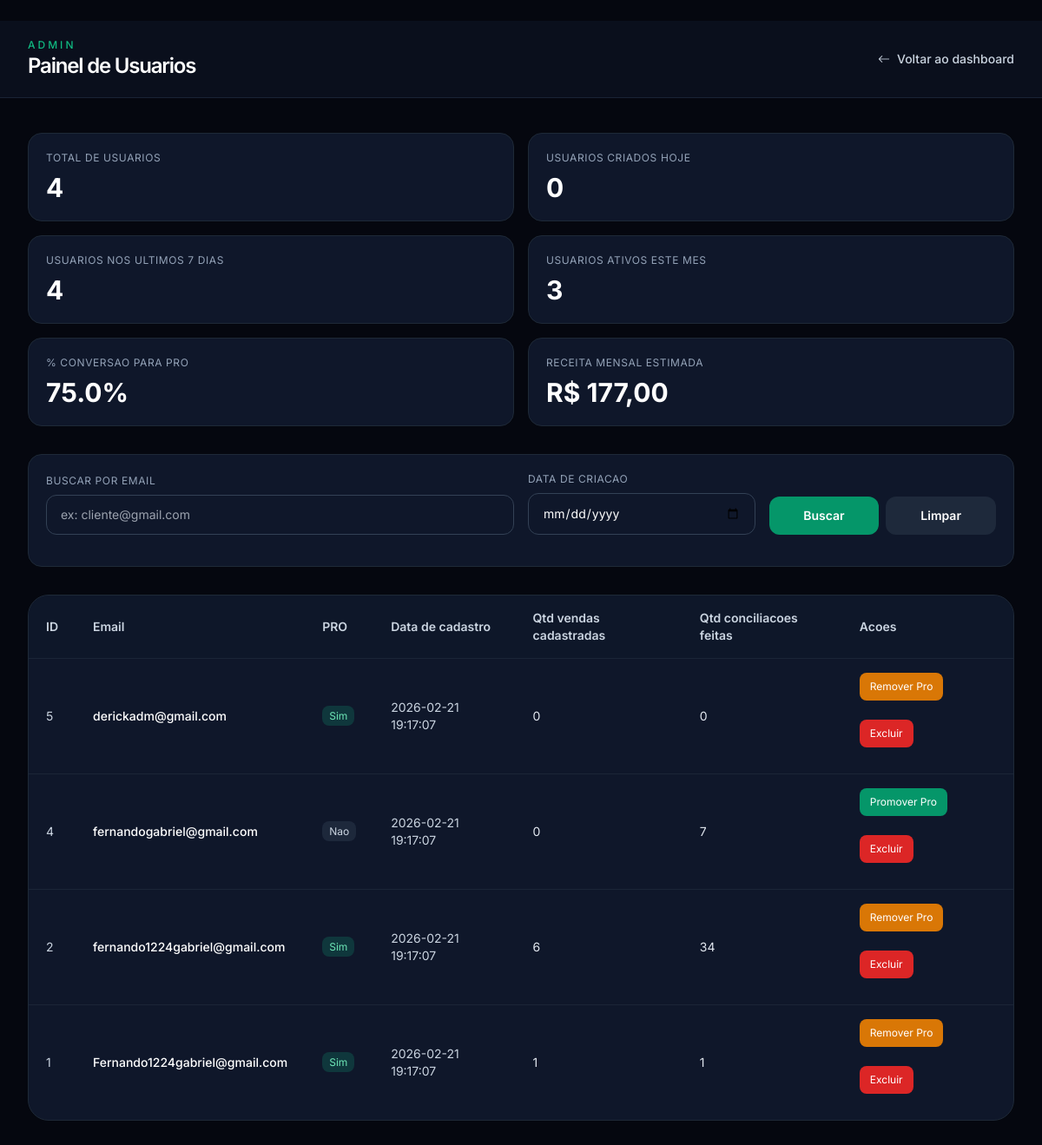
The app's page /admin (signed in), older data.
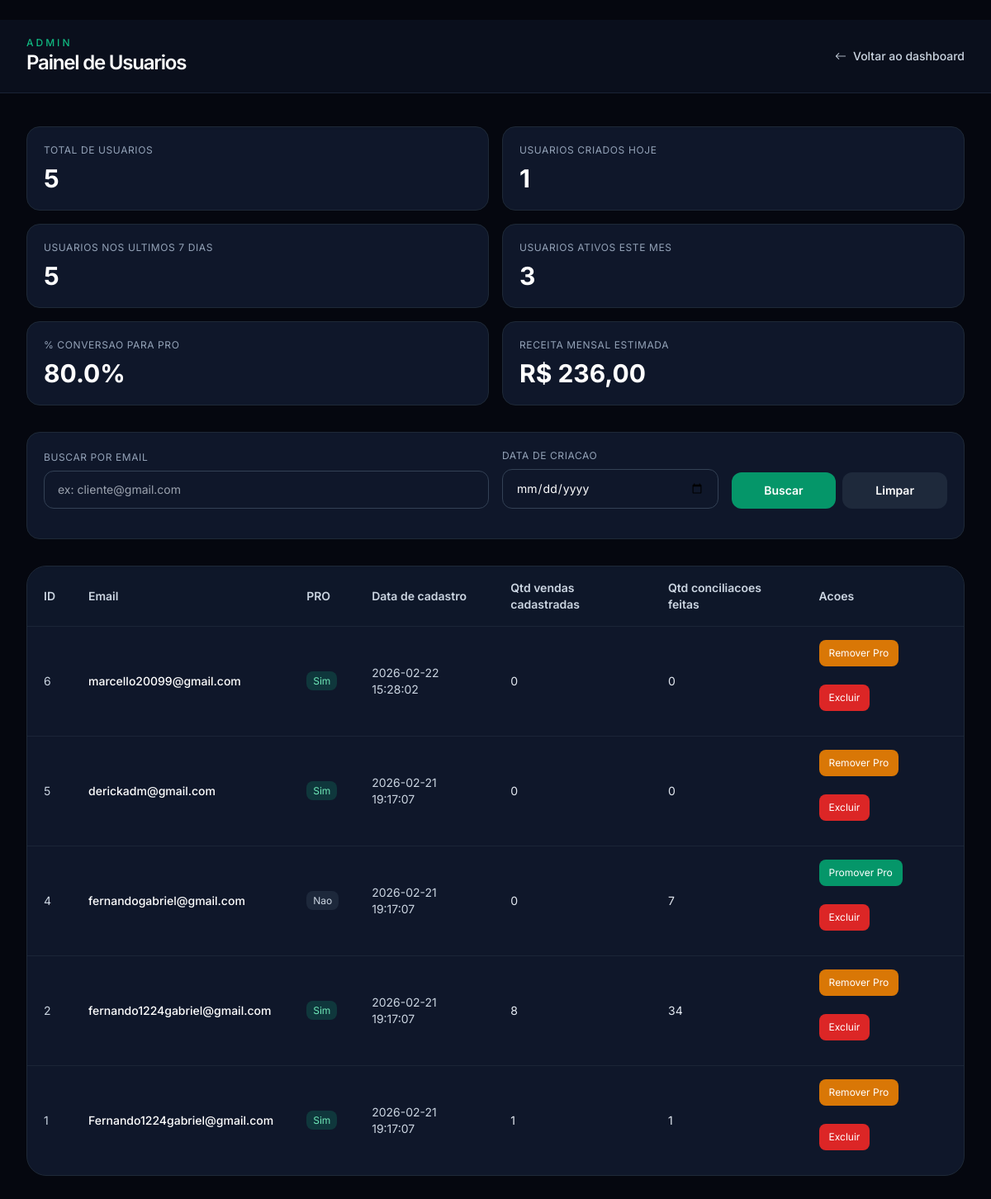
The same page, newer data.
### tables this page shows
CREATE TABLE users
             (id INTEGER PRIMARY KEY, email TEXT UNIQUE, password TEXT, is_pro INTEGER DEFAULT 0, created_at TEXT, last_login_at TEXT);

### app.py (the view)
@app.route("/admin")
@login_required
def admin():
    if not is_admin_email(current_user.email):
        abort(403)
    pro_monthly_price = float(os.getenv("PRO_MONTHLY_PRICE", "0") or "0")
    admin_stats = db_fetchone(
        """
        SELECT
            (SELECT COUNT(*) FROM users) AS total_users,
            (SELECT COUNT(*) FROM users WHERE date(created_at) = date('now', 'localtime')) AS users_created_today,
            (SELECT COUNT(*) FROM users WHERE date(created_at) >= date('now', 'localtime', '-6 day')) AS users_last_7_days,
            (SELECT COUNT(*) FROM users WHERE is_pro = 1) AS pro_users
        """
    )
    active_users_this_month_row = db_fetchone(
        """
        SELECT COUNT(DISTINCT user_id) AS active_users_this_month
        FROM (
            SELECT id AS user_id
            FROM users
            WHERE strftime('%Y-%m', last_login_at) = strftime('%Y-%m', 'now', 'localtime')
            UNION
            SELECT user_id
            FROM sales
            WHERE strftime('%Y-%m', created_at) = strftime('%Y-%m', 'now', 'localtime')
            UNION
            SELECT user_id
            FROM conciliacoes
            WHERE strftime('%Y-%m', data) = strftime('%Y-%m', 'now', 'localtime')
        ) activity
        """
    )
    total_users_global = int((admin_stats["total_users"] if admin_stats else 0) or 0)
    users_created_today = int((admin_stats["users_created_today"] if admin_stats else 0) or 0)
    users_last_7_days = int((admin_stats["users_last_7_days"] if admin_stats else 0) or 0)
    pro_users = int((admin_stats["pro_users"] if admin_stats else 0) or 0)
    active_users_this_month = int((active_users_this_month_row["active_users_this_month"] if active_users_this_month_row else 0) or 0)
    pro_conversion_pct = round((pro_users / total_users_global) * 100, 2) if total_users_global > 0 else 0.0
    estimated_monthly_revenue = (pro_users * pro_monthly_price) if pro_monthly_price > 0 else None
    email_filter = (request.args.get("email") or "").strip()
    created_date_filter = (request.args.get("created_date") or "").strip()
    where_clauses = ["1=1"]
    params = []
    if email_filter:
        where_clauses.append("lower(u.email) LIKE ?")
        params.append(f"%{email_filter.lower()}%")
    if created_date_filter:
        where_clauses.append("date(u.created_at) = date(?)")
        params.append(created_date_filter)
    where_sql = " AND ".join(where_clauses)
    users = db_fetchall(
        f"""
        SELECT
            u.id,
            u.email,
            u.password,
            u.is_pro,
            u.created_at,
            u.last_login_at,
            COALESCE(c.conciliacoes_count, 0) AS conciliacoes_count,
            COALESCE(s.sales_count, 0) AS sales_count
        FROM users u
        LEFT JOIN (
            SELECT user_id, COUNT(*) AS conciliacoes_count
            FROM conciliacoes
            GROUP BY user_id
        ) c ON c.user_id = u.id
        LEFT JOIN (
            SELECT user_id, COUNT(*) AS sales_count
            FROM sales
            GROUP BY user_id
        ) s ON s.user_id = u.id
        WHERE {where_sql}
        ORDER BY u.id DESC
        """
        ,
        tuple(params),
    )
    users = [dict(row) for row in users]
    filtered_users_count = len(users)
    users_with_login = sum(1 for user in users if user.get("last_login_at"))
    return render_template(
        "admin.html",
        users=users,
        total_users=total_users_global,
        users_created_today=users_created_today,
        users_last_7_days=users_last_7_days,
        active_users_this_month=active_users_this_month,
        pro_conversion_pct=pro_conversion_pct,
        estimated_monthly_revenue=estimated_monthly_revenue,
        filtered_users_count=filtered_users_count,
        users_with_login=users_with_login,
        email_filter=email_filter,
        created_date_filter=created_date_filter,
        now=datetime.datetime.now(),
    )

### app.py (called while the page is built)
def format_br(valor):
    try:
        return f"{valor:,.2f}".replace(",", "X").replace(".", ",").replace("X", ".")
    except Exception:
        return "0,00"

def db_fetchone(query, params=()):
    with DB_LOCK:
        cur = conn.execute(query, params)
        return cur.fetchone()

def db_fetchall(query, params=()):
    with DB_LOCK:
        cur = conn.execute(query, params)
        return cur.fetchall()

@login_manager.user_loader
def load_user(user_id):
    row = db_fetchone("SELECT id, email, is_pro FROM users WHERE id = ?", (user_id,))
    if row:
        return User(row[0], row[1], row[2])
    return None

def is_admin_email(email):
    return (email or "").strip().lower() in ADMIN_ALLOWED_EMAILS

### templates/admin.html (shortened to what the changed rows need)
﻿<!DOCTYPE html>
<html lang="pt-BR">
<head>
    <script src="https://cdn.tailwindcss.com"></script>
    <link rel="stylesheet" href="https://cdn.jsdelivr.net/npm/bootstrap-icons@1.11.3/font/bootstrap-icons.min.css">
</head>
<body class="min-h-screen pb-16">
    <nav class="bg-[#0a0f1c] border-b border-slate-800/80 backdrop-blur-xl sticky top-0 z-50">
        <div class="max-w-7xl mx-auto px-6 md:px-8 py-5 flex justify-between items-center">
            <div>
                <h1 class="text-2xl font-semibold tracking-tighter text-white">Painel de Usuarios</h1>
            </div>
        </div>
    </nav>
    <main class="max-w-7xl mx-auto px-6 md:px-8 pt-10 space-y-8">
        <section class="grid grid-cols-1 md:grid-cols-2 xl:grid-cols-3 gap-4">
            <div class="card rounded-2xl p-5">
                <div class="text-xs uppercase tracking-wider text-slate-400">Total de usuarios</div>
                <div class="text-3xl font-bold text-white mt-2">{{ total_users }}</div>
            </div>
            <div class="card rounded-2xl p-5">
                <div class="text-xs uppercase tracking-wider text-slate-400">Usuarios criados hoje</div>
                <div class="text-3xl font-bold text-white mt-2">{{ users_created_today }}</div>
            </div>
            <div class="card rounded-2xl p-5">
                <div class="text-xs uppercase tracking-wider text-slate-400">Usuarios nos ultimos 7 dias</div>
                <div class="text-3xl font-bold text-white mt-2">{{ users_last_7_days }}</div>
            </div>
            <div class="card rounded-2xl p-5">
                <div class="text-xs uppercase tracking-wider text-slate-400">% conversao para PRO</div>
                <div class="text-3xl font-bold text-white mt-2">{{ pro_conversion_pct }}%</div>
            </div>
            <div class="card rounded-2xl p-5">
                <div class="text-xs uppercase tracking-wider text-slate-400">Receita mensal estimada</div>
                <div class="text-3xl font-bold text-white mt-2">
                    {% if estimated_monthly_revenue is not none %}
                    R$ {{ estimated_monthly_revenue | format_br }}
                    {% else %}
                    -
                    {% endif %}
                </div>
            </div>
        </section>
        <section class="card rounded-3xl overflow-hidden">
            <div class="overflow-x-auto">
                <table class="min-w-full text-sm">
                    <thead class="bg-slate-900/70 text-slate-300">
                        <tr>
                            <th class="text-left px-5 py-4 font-semibold">ID</th>
                            <th class="text-left px-5 py-4 font-semibold">Email</th>
                            <th class="text-left px-5 py-4 font-semibold">PRO</th>
                            <th class="text-left px-5 py-4 font-semibold">Data de cadastro</th>
                            <th class="text-left px-5 py-4 font-semibold">Qtd vendas cadastradas</th>
                            <th class="text-left px-5 py-4 font-semibold">Qtd conciliacoes feitas</th>
                            <th class="text-left px-5 py-4 font-semibold">Acoes</th>
                        </tr>
                    </thead>
                    <tbody>
                        {% for user in users %}
                        <tr class="border-t border-slate-800/80 hover:bg-slate-900/30 transition">
                            <td class="px-5 py-4 text-slate-300">{{ user['id'] }}</td>
                            <td class="px-5 py-4 text-white font-medium">{{ user['email'] }}</td>
                            <td class="px-5 py-4">{% if user['is_pro'] %}<span class="text-xs bg-emerald-500/20 text-emerald-300 px-2 py-1 rounded-lg">Sim</span>{% else %}<span class="text-xs bg-slate-700/40 text-slate-300 px-2 py-1 rounded-lg">Nao</span>{% endif %}</td>
                            <td class="px-5 py-4 text-slate-300">{{ user['created_at'] or '-' }}</td>
                            <td class="px-5 py-4 text-slate-200">{{ user['sales_count'] }}</td>
                            <td class="px-5 py-4 text-slate-200">{{ user['conciliacoes_count'] }}</td>
                            <td class="px-5 py-4">
                                <div class="flex flex-wrap gap-2">
                                    {% if user['is_pro'] %}
                                    <form method="POST" action="{{ url_for('admin_user_action', user_id=user['id']) }}">
                                        <button type="submit" class="text-xs bg-amber-600 hover:bg-amber-700 text-white px-3 py-2 rounded-lg">Remover Pro</button>
                                    </form>
                                    {% else %}
                                    <form method="POST" action="{{ url_for('admin_user_action', user_id=user['id']) }}">
                                        <button type="submit" class="text-xs bg-emerald-600 hover:bg-emerald-700 text-white px-3 py-2 rounded-lg">Promover Pro</button>
                                    </form>
                                    {% endif %}
                                    <form method="POST" action="{{ url_for('admin_user_action', user_id=user['id']) }}" onsubmit="return confirm('Excluir este usuario? Esta acao nao pode ser desfeita.');">
                                        <button type="submit" class="text-xs bg-red-600 hover:bg-red-700 text-white px-3 py-2 rounded-lg">Excluir</button>
                                    </form>
                                </div>
                            </td>
                        </tr>
                        {% else %}
                        <tr><td colspan="7" class="px-5 py-10 text-center text-slate-400">Nenhum usuario encontrado.</td></tr>
                        {% endfor %}
                    </tbody>
                </table>
            </div>
        </section>
    </main>
</body>
</html>

Row changes from the older to the newer data that the page shows:
added users: id "6", email "marcello20099@gmail.com", is_pro "Sim", created_at "2026-02-22 15:28:02", sales_count "0", conciliacoes_count "0"
changed users "fernando1224gabriel@gmail.com": sales_count "6" → "8"
Text that changed along with them:
{{ total_users }}: "4" → "5"
{{ users_created_today }}: "0" → "1"
{{ users_last_7_days }}: "4" → "5"
{{ pro_conversion_pct }}: "75.0" → "80.0"
{{ estimated_monthly_revenue | format_br }}: "177,00" → "236,00"
